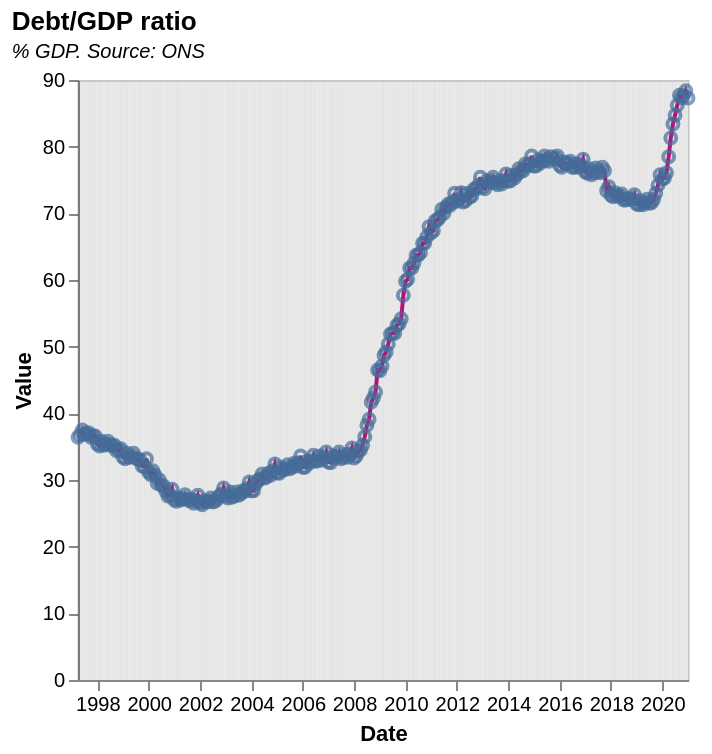

Vega-Lite specification for this chart:
### Vega-Lite specification from a JSON file in a GitHub repository (floating-point values rounded to 4 significant figures; data arrays with more than 128 entries replaced by an {"elided": "..."} marker saying what was removed)
{"$schema": "https://vega.github.io/schema/vega-lite/v5.json", "description": "(F6) UK net debt (% of GDP)", "title": {"text": "Debt/GDP ratio", "subtitle": "% GDP. Source: ONS", "subtitleFontStyle": "italic", "subtitleFontSize": 10, "anchor": "start", "color": "black"}, "data": {"values": {"elided": "286 records"}, "format": {"parse": {"Date": "date"}}}, "height": 300, "width": 305, "encoding": {"x": {"field": "Date", "type": "temporal", "axis": {"grid": false}}}, "layer": [{"encoding": {"y": {"field": "Value", "type": "quantitative", "axis": {"grid": false}}}, "layer": [{"mark": {"type": "line", "color": "mediumvioletred"}}, {"mark": "point"}]}, {"mark": "rule", "encoding": {"opacity": {"value": 0.1}, "tooltip": [{"field": "Date", "type": "temporal", "format": "%B, %Y"}, {"field": "Value", "title": "Debt (% of GDP)", "type": "quantitative", "format": ",.0f"}]}}]}
